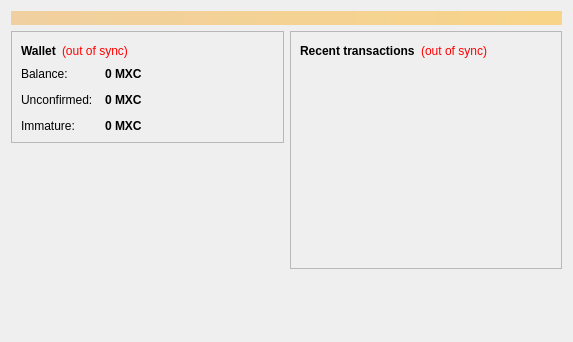
<?xml version="1.0" encoding="UTF-8"?>
<ui version="4.0">
 <class>OverviewPage</class>
 <widget class="QWidget" name="OverviewPage">
  <property name="geometry">
   <rect>
    <x>0</x>
    <y>0</y>
    <width>573</width>
    <height>342</height>
   </rect>
  </property>
  <property name="windowTitle">
   <string>Form</string>
  </property>
  <layout class="QVBoxLayout" name="topLayout">
   <item>
    <widget class="QLabel" name="labelAlerts">
     <property name="visible">
      <bool>false</bool>
     </property>
     <property name="styleSheet">
      <string notr="true">background-color: qlineargradient(x1: 0, y1: 0, x2: 1, y2: 0, stop:0 #F0D0A0, stop:1 #F8D488); color:#000000;</string>
     </property>
     <property name="wordWrap">
      <bool>true</bool>
     </property>
     <property name="margin">
      <number>3</number>
     </property>
    </widget>
   </item>
   <item>
    <layout class="QHBoxLayout" name="horizontalLayout" stretch="1,1">
     <item>
      <layout class="QVBoxLayout" name="verticalLayout_2">
       <item>
        <widget class="QFrame" name="frame">
         <property name="frameShape">
          <enum>QFrame::StyledPanel</enum>
         </property>
         <property name="frameShadow">
          <enum>QFrame::Raised</enum>
         </property>
         <layout class="QVBoxLayout" name="verticalLayout_4">
          <item>
           <layout class="QHBoxLayout" name="horizontalLayout_4">
            <item>
             <widget class="QLabel" name="label_5">
              <property name="font">
               <font>
                <weight>75</weight>
                <bold>true</bold>
               </font>
              </property>
              <property name="text">
               <string>Wallet</string>
              </property>
             </widget>
            </item>
            <item>
             <widget class="QLabel" name="labelWalletStatus">
              <property name="toolTip">
               <string>The displayed information may be out of date. Your wallet automatically synchronizes with the Bitcoin network after a connection is established, but this process has not completed yet.</string>
              </property>
              <property name="styleSheet">
               <string notr="true">QLabel { color: red; }</string>
              </property>
              <property name="text">
               <string notr="true">(out of sync)</string>
              </property>
              <property name="alignment">
               <set>Qt::AlignLeading|Qt::AlignLeft|Qt::AlignVCenter</set>
              </property>
             </widget>
            </item>
            <item>
             <spacer name="horizontalSpacer_2">
              <property name="orientation">
               <enum>Qt::Horizontal</enum>
              </property>
              <property name="sizeHint" stdset="0">
               <size>
                <width>40</width>
                <height>20</height>
               </size>
              </property>
             </spacer>
            </item>
           </layout>
          </item>
          <item>
           <layout class="QFormLayout" name="formLayout_2">
            <property name="fieldGrowthPolicy">
             <enum>QFormLayout::AllNonFixedFieldsGrow</enum>
            </property>
            <property name="horizontalSpacing">
             <number>12</number>
            </property>
            <property name="verticalSpacing">
             <number>12</number>
            </property>
            <item row="0" column="0">
             <widget class="QLabel" name="label">
              <property name="text">
               <string>Balance:</string>
              </property>
             </widget>
            </item>
            <item row="0" column="1">
             <widget class="QLabel" name="labelBalance">
              <property name="font">
               <font>
                <weight>75</weight>
                <bold>true</bold>
               </font>
              </property>
              <property name="cursor">
               <cursorShape>IBeamCursor</cursorShape>
              </property>
              <property name="toolTip">
               <string>Your current balance</string>
              </property>
              <property name="text">
               <string notr="true">0 MXC</string>
              </property>
              <property name="textInteractionFlags">
               <set>Qt::LinksAccessibleByMouse|Qt::TextSelectableByKeyboard|Qt::TextSelectableByMouse</set>
              </property>
             </widget>
            </item>
            <item row="1" column="0">
             <widget class="QLabel" name="label_3">
              <property name="text">
               <string>Unconfirmed:</string>
              </property>
             </widget>
            </item>
            <item row="1" column="1">
             <widget class="QLabel" name="labelUnconfirmed">
              <property name="font">
               <font>
                <weight>75</weight>
                <bold>true</bold>
               </font>
              </property>
              <property name="cursor">
               <cursorShape>IBeamCursor</cursorShape>
              </property>
              <property name="toolTip">
               <string>Total of transactions that have yet to be confirmed, and do not yet count toward the current balance</string>
              </property>
              <property name="text">
               <string notr="true">0 MXC</string>
              </property>
              <property name="textInteractionFlags">
               <set>Qt::LinksAccessibleByMouse|Qt::TextSelectableByKeyboard|Qt::TextSelectableByMouse</set>
              </property>
             </widget>
            </item>
            <item row="2" column="0">
             <widget class="QLabel" name="labelImmatureText">
              <property name="text">
               <string>Immature:</string>
              </property>
             </widget>
            </item>
            <item row="2" column="1">
             <widget class="QLabel" name="labelImmature">
              <property name="font">
               <font>
                <weight>75</weight>
                <bold>true</bold>
               </font>
              </property>
              <property name="toolTip">
               <string>Mined balance that has not yet matured</string>
              </property>
              <property name="text">
               <string notr="true">0 MXC</string>
              </property>
              <property name="textInteractionFlags">
               <set>Qt::LinksAccessibleByMouse|Qt::TextSelectableByKeyboard|Qt::TextSelectableByMouse</set>
              </property>
             </widget>
            </item>
           </layout>
          </item>
         </layout>
        </widget>
       </item>
       <item>
        <spacer name="verticalSpacer">
         <property name="orientation">
          <enum>Qt::Vertical</enum>
         </property>
         <property name="sizeHint" stdset="0">
          <size>
           <width>20</width>
           <height>40</height>
          </size>
         </property>
        </spacer>
       </item>
      </layout>
     </item>
     <item>
      <layout class="QVBoxLayout" name="verticalLayout_3">
       <item>
        <widget class="QFrame" name="frame_2">
         <property name="frameShape">
          <enum>QFrame::StyledPanel</enum>
         </property>
         <property name="frameShadow">
          <enum>QFrame::Raised</enum>
         </property>
         <layout class="QVBoxLayout" name="verticalLayout">
          <item>
           <layout class="QHBoxLayout" name="horizontalLayout_2">
            <item>
             <widget class="QLabel" name="label_4">
              <property name="text">
               <string>&lt;b&gt;Recent transactions&lt;/b&gt;</string>
              </property>
             </widget>
            </item>
            <item>
             <widget class="QLabel" name="labelTransactionsStatus">
              <property name="toolTip">
               <string>The displayed information may be out of date. Your wallet automatically synchronizes with the Bitcoin network after a connection is established, but this process has not completed yet.</string>
              </property>
              <property name="styleSheet">
               <string notr="true">QLabel { color: red; }</string>
              </property>
              <property name="text">
               <string notr="true">(out of sync)</string>
              </property>
              <property name="alignment">
               <set>Qt::AlignRight|Qt::AlignTrailing|Qt::AlignVCenter</set>
              </property>
             </widget>
            </item>
            <item>
             <spacer name="horizontalSpacer">
              <property name="orientation">
               <enum>Qt::Horizontal</enum>
              </property>
              <property name="sizeHint" stdset="0">
               <size>
                <width>40</width>
                <height>20</height>
               </size>
              </property>
             </spacer>
            </item>
           </layout>
          </item>
          <item>
           <widget class="QListView" name="listTransactions">
            <property name="styleSheet">
             <string notr="true">QListView { background: transparent; }</string>
            </property>
            <property name="frameShape">
             <enum>QFrame::NoFrame</enum>
            </property>
            <property name="verticalScrollBarPolicy">
             <enum>Qt::ScrollBarAlwaysOff</enum>
            </property>
            <property name="horizontalScrollBarPolicy">
             <enum>Qt::ScrollBarAlwaysOff</enum>
            </property>
            <property name="selectionMode">
             <enum>QAbstractItemView::NoSelection</enum>
            </property>
           </widget>
          </item>
         </layout>
        </widget>
       </item>
       <item>
        <spacer name="verticalSpacer_2">
         <property name="orientation">
          <enum>Qt::Vertical</enum>
         </property>
         <property name="sizeHint" stdset="0">
          <size>
           <width>20</width>
           <height>40</height>
          </size>
         </property>
        </spacer>
       </item>
      </layout>
     </item>
    </layout>
   </item>
  </layout>
 </widget>
 <resources/>
 <connections/>
</ui>
